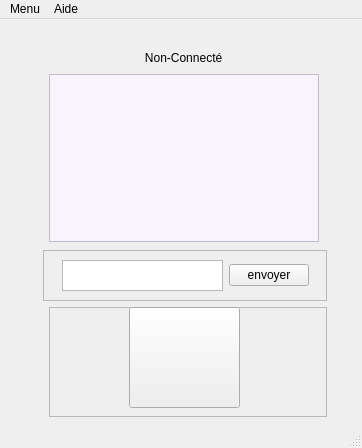
<?xml version="1.0" encoding="UTF-8"?>
<ui version="4.0">
 <class>MainWindow</class>
 <widget class="QMainWindow" name="MainWindow">
  <property name="geometry">
   <rect>
    <x>0</x>
    <y>0</y>
    <width>362</width>
    <height>448</height>
   </rect>
  </property>
  <property name="minimumSize">
   <size>
    <width>362</width>
    <height>448</height>
   </size>
  </property>
  <property name="maximumSize">
   <size>
    <width>362</width>
    <height>448</height>
   </size>
  </property>
  <property name="windowTitle">
   <string>MainWindow</string>
  </property>
  <property name="windowIcon">
   <iconset>
    <normaloff>images_002.png</normaloff>images_002.png</iconset>
  </property>
  <property name="styleSheet">
   <string notr="true"/>
  </property>
  <widget class="QWidget" name="centralwidget">
   <layout class="QGridLayout" name="gridLayout_2">
    <item row="0" column="3">
     <spacer name="verticalSpacer_7">
      <property name="orientation">
       <enum>Qt::Vertical</enum>
      </property>
      <property name="sizeType">
       <enum>QSizePolicy::Fixed</enum>
      </property>
      <property name="sizeHint" stdset="0">
       <size>
        <width>20</width>
        <height>20</height>
       </size>
      </property>
     </spacer>
    </item>
    <item row="0" column="4">
     <spacer name="verticalSpacer_3">
      <property name="orientation">
       <enum>Qt::Vertical</enum>
      </property>
      <property name="sizeType">
       <enum>QSizePolicy::Fixed</enum>
      </property>
      <property name="sizeHint" stdset="0">
       <size>
        <width>20</width>
        <height>18</height>
       </size>
      </property>
     </spacer>
    </item>
    <item row="1" column="0" colspan="2">
     <spacer name="horizontalSpacer">
      <property name="orientation">
       <enum>Qt::Horizontal</enum>
      </property>
      <property name="sizeHint" stdset="0">
       <size>
        <width>40</width>
        <height>20</height>
       </size>
      </property>
     </spacer>
    </item>
    <item row="1" column="2">
     <spacer name="horizontalSpacer_2">
      <property name="orientation">
       <enum>Qt::Horizontal</enum>
      </property>
      <property name="sizeType">
       <enum>QSizePolicy::Fixed</enum>
      </property>
      <property name="sizeHint" stdset="0">
       <size>
        <width>40</width>
        <height>20</height>
       </size>
      </property>
     </spacer>
    </item>
    <item row="1" column="3">
     <widget class="QLabel" name="indicateur">
      <property name="minimumSize">
       <size>
        <width>160</width>
        <height>20</height>
       </size>
      </property>
      <property name="styleSheet">
       <string notr="true"/>
      </property>
      <property name="text">
       <string>               Non-Connecté</string>
      </property>
     </widget>
    </item>
    <item row="1" column="5">
     <spacer name="horizontalSpacer_7">
      <property name="orientation">
       <enum>Qt::Horizontal</enum>
      </property>
      <property name="sizeType">
       <enum>QSizePolicy::Fixed</enum>
      </property>
      <property name="sizeHint" stdset="0">
       <size>
        <width>40</width>
        <height>20</height>
       </size>
      </property>
     </spacer>
    </item>
    <item row="2" column="0" colspan="2">
     <spacer name="horizontalSpacer_3">
      <property name="orientation">
       <enum>Qt::Horizontal</enum>
      </property>
      <property name="sizeHint" stdset="0">
       <size>
        <width>36</width>
        <height>20</height>
       </size>
      </property>
     </spacer>
    </item>
    <item row="2" column="2" colspan="4">
     <widget class="QTextEdit" name="Message">
      <property name="minimumSize">
       <size>
        <width>270</width>
        <height>168</height>
       </size>
      </property>
      <property name="maximumSize">
       <size>
        <width>270</width>
        <height>168</height>
       </size>
      </property>
      <property name="styleSheet">
       <string notr="true">background-color: rgb(249, 242, 255);</string>
      </property>
     </widget>
    </item>
    <item row="2" column="6">
     <spacer name="horizontalSpacer_4">
      <property name="orientation">
       <enum>Qt::Horizontal</enum>
      </property>
      <property name="sizeHint" stdset="0">
       <size>
        <width>34</width>
        <height>20</height>
       </size>
      </property>
     </spacer>
    </item>
    <item row="3" column="3">
     <spacer name="verticalSpacer_5">
      <property name="orientation">
       <enum>Qt::Vertical</enum>
      </property>
      <property name="sizeType">
       <enum>QSizePolicy::Fixed</enum>
      </property>
      <property name="sizeHint" stdset="0">
       <size>
        <width>20</width>
        <height>15</height>
       </size>
      </property>
     </spacer>
    </item>
    <item row="4" column="0">
     <spacer name="horizontalSpacer_5">
      <property name="orientation">
       <enum>Qt::Horizontal</enum>
      </property>
      <property name="sizeHint" stdset="0">
       <size>
        <width>36</width>
        <height>20</height>
       </size>
      </property>
     </spacer>
    </item>
    <item row="4" column="1" rowspan="2" colspan="5">
     <widget class="QFrame" name="frame">
      <property name="frameShape">
       <enum>QFrame::StyledPanel</enum>
      </property>
      <property name="frameShadow">
       <enum>QFrame::Raised</enum>
      </property>
      <layout class="QGridLayout" name="gridLayout">
       <item row="0" column="4">
        <spacer name="horizontalSpacer_9">
         <property name="orientation">
          <enum>Qt::Horizontal</enum>
         </property>
         <property name="sizeHint" stdset="0">
          <size>
           <width>6</width>
           <height>20</height>
          </size>
         </property>
        </spacer>
       </item>
       <item row="0" column="0">
        <spacer name="horizontalSpacer_8">
         <property name="orientation">
          <enum>Qt::Horizontal</enum>
         </property>
         <property name="sizeHint" stdset="0">
          <size>
           <width>6</width>
           <height>20</height>
          </size>
         </property>
        </spacer>
       </item>
       <item row="0" column="1">
        <widget class="QTextEdit" name="message_a_envoyer">
         <property name="minimumSize">
          <size>
           <width>161</width>
           <height>31</height>
          </size>
         </property>
         <property name="maximumSize">
          <size>
           <width>161</width>
           <height>31</height>
          </size>
         </property>
        </widget>
       </item>
       <item row="0" column="2" colspan="2">
        <widget class="QPushButton" name="envoyer">
         <property name="text">
          <string>envoyer</string>
         </property>
        </widget>
       </item>
       <item row="1" column="1">
        <spacer name="verticalSpacer_4">
         <property name="orientation">
          <enum>Qt::Vertical</enum>
         </property>
         <property name="sizeHint" stdset="0">
          <size>
           <width>20</width>
           <height>6</height>
          </size>
         </property>
        </spacer>
       </item>
      </layout>
     </widget>
    </item>
    <item row="4" column="6">
     <spacer name="horizontalSpacer_6">
      <property name="orientation">
       <enum>Qt::Horizontal</enum>
      </property>
      <property name="sizeHint" stdset="0">
       <size>
        <width>34</width>
        <height>20</height>
       </size>
      </property>
     </spacer>
    </item>
    <item row="5" column="0" rowspan="2">
     <spacer name="verticalSpacer">
      <property name="orientation">
       <enum>Qt::Vertical</enum>
      </property>
      <property name="sizeHint" stdset="0">
       <size>
        <width>20</width>
        <height>82</height>
       </size>
      </property>
     </spacer>
    </item>
    <item row="5" column="6" rowspan="2">
     <spacer name="verticalSpacer_2">
      <property name="orientation">
       <enum>Qt::Vertical</enum>
      </property>
      <property name="sizeHint" stdset="0">
       <size>
        <width>20</width>
        <height>82</height>
       </size>
      </property>
     </spacer>
    </item>
    <item row="6" column="2" colspan="4">
     <widget class="QFrame" name="frame_2">
      <property name="minimumSize">
       <size>
        <width>278</width>
        <height>110</height>
       </size>
      </property>
      <property name="frameShape">
       <enum>QFrame::StyledPanel</enum>
      </property>
      <property name="frameShadow">
       <enum>QFrame::Raised</enum>
      </property>
      <widget class="QPushButton" name="pushButton">
       <property name="geometry">
        <rect>
         <x>80</x>
         <y>0</y>
         <width>111</width>
         <height>101</height>
        </rect>
       </property>
       <property name="styleSheet">
        <string notr="true">border-image:url('sms (2).png');</string>
       </property>
       <property name="text">
        <string/>
       </property>
      </widget>
     </widget>
    </item>
   </layout>
  </widget>
  <widget class="QMenuBar" name="menubar">
   <property name="geometry">
    <rect>
     <x>0</x>
     <y>0</y>
     <width>362</width>
     <height>21</height>
    </rect>
   </property>
   <widget class="QMenu" name="menuMenu">
    <property name="title">
     <string>Menu</string>
    </property>
    <addaction name="actionEntrer_mon_IP"/>
    <addaction name="actionConnecter_a_un_ami"/>
    <addaction name="actionDemarer"/>
    <addaction name="actionRecevoir"/>
    <addaction name="actionQuiter"/>
   </widget>
   <widget class="QMenu" name="menuAide">
    <property name="title">
     <string>Aide</string>
    </property>
   </widget>
   <addaction name="menuMenu"/>
   <addaction name="menuAide"/>
  </widget>
  <widget class="QStatusBar" name="statusbar"/>
  <action name="actionEntrer_mon_IP">
   <property name="text">
    <string>Entrer mon IP</string>
   </property>
  </action>
  <action name="actionConnecter_a_un_ami">
   <property name="text">
    <string>Connecter a un ami</string>
   </property>
  </action>
  <action name="actionDemarer">
   <property name="text">
    <string>Demarer le Serveur</string>
   </property>
  </action>
  <action name="actionRecevoir">
   <property name="text">
    <string>Recevoir</string>
   </property>
  </action>
  <action name="actionQuiter">
   <property name="text">
    <string>Quiter</string>
   </property>
  </action>
 </widget>
 <resources/>
 <connections/>
</ui>
